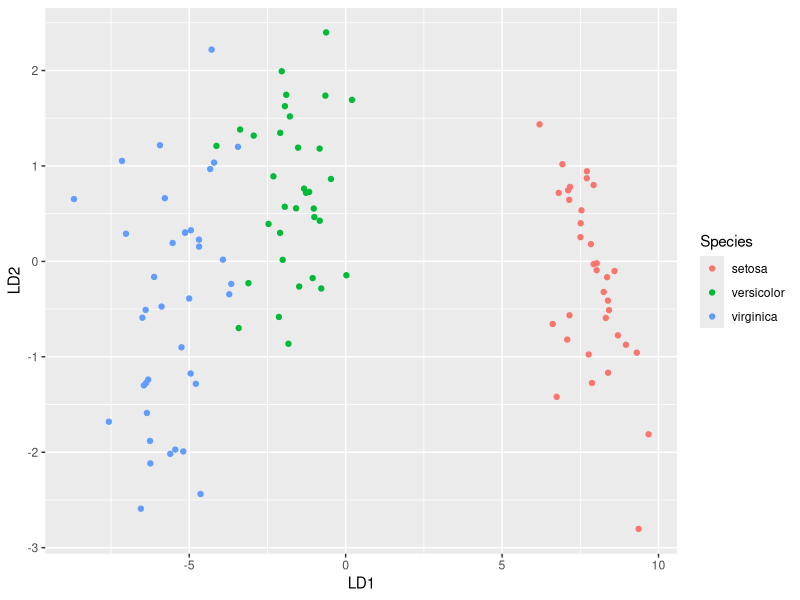

Source code (R):
library(MASS)
library(ggplot2)
library(tidyverse)

#attach iris dataset to make it easy to work with
?iris
attach(iris)
view (iris)

#view structure of dataset
str(iris)

#For this example we'll build a linear discriminant analysis model to 
#classify which species a given flower belongs to.
#We'll use the following predictor variables in the model:
#Sepal.length, Sepal.Width, Petal.Length, Petal.Width

#And we'll use them to predict the response variable Species, which 
#takes on the following three potential classes:
#setosa, versicolor, virginica

#One of the key assumptions of linear discriminant analysis is that 
#each of the predictor variables have the same variance. An easy way to 
#assure that this assumption is met is to scale each variable such that it 
#has a mean of 0 and a standard deviation of 1.
#scale each predictor variable (i.e. first 4 columns)
iris_data <- iris
view(iris_data)
iris_data[1:4] <- scale(iris_data[1:4])

#find mean of each predictor variable
?apply
apply(iris_data[1:4], 2, mean)

#find standard deviation of each predictor variable
apply(iris_data[1:4], 2, sd) 

#make this example reproducible
set.seed(1)

#Use 70% of dataset as training set and remaining 30% as testing set
sample <- sample(c(TRUE, FALSE), nrow(iris_data), replace=TRUE, prob=c(0.7,0.3))
train <- iris_data[sample, ]
test <- iris_data[!sample, ] 

#fit LDA model
model <- lda(Species~., data=train)

#view model output
model

#Interpretation
#Prior probabilities of group: These represent the proportions of each 
#Species in the training set. For example, 35.8% of all observations in 
#the training set were of species virginica.
#Group means: These display the mean values for each predictor variable 
#for each species.
#Coefficients of linear discriminants: These display the linear combination 
#of predictor variables that are used to form the decision rule of the 
#LDA model. For example:
#LD1: .792*Sepal.Length + .571*Sepal.Width - 4.076*Petal.Length - 2.06*Petal.Width
#LD2: .529*Sepal.Length + .713*Sepal.Width - 2.731*Petal.Length + 2.63*Petal.Width
#Proportion of trace: These display the percentage separation achieved by 
#each linear discriminant function.

#use LDA model to make predictions on test data
predicted <- predict(model, test)
names(predicted)
#This returns a list with three variables:
#class: The predicted class
#posterior: The posterior probability that an observation belongs to each class
#x: The linear discriminants

#view predicted class for first six observations in test set
head(predicted$class)

#view posterior probabilities for first six observations in test set
head(predicted$posterior)

#view linear discriminants for first six observations in test set
head(predicted$x)

#find accuracy of model
mean(predicted$class==test$Species)

#define data to plot
lda_plot <- cbind(train, predict(model)$x)

#create plot
ggplot(lda_plot, aes(LD1, LD2)) +
  geom_point(aes(color = Species))
